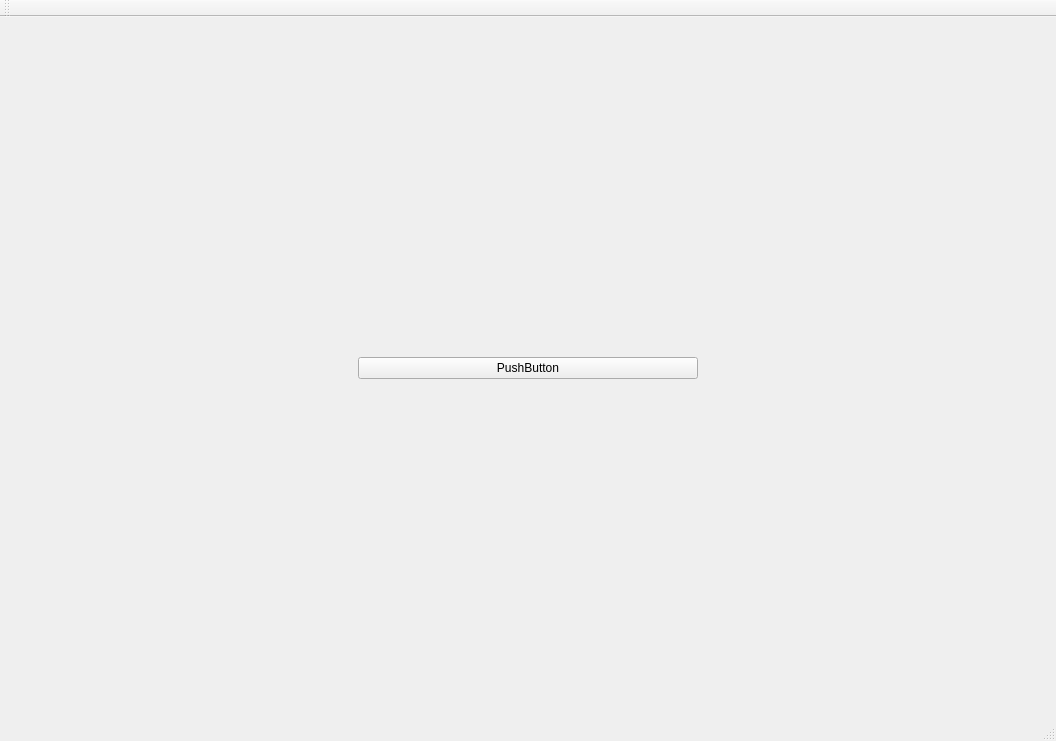
<?xml version="1.0" encoding="UTF-8"?>
<ui version="4.0">
 <class>MainWindow</class>
 <widget class="QMainWindow" name="MainWindow">
  <property name="geometry">
   <rect>
    <x>0</x>
    <y>0</y>
    <width>1056</width>
    <height>741</height>
   </rect>
  </property>
  <property name="windowTitle">
   <string>MainWindow</string>
  </property>
  <widget class="QWidget" name="centralWidget">
   <layout class="QHBoxLayout" name="horizontalLayout">
    <item>
     <widget class="QWidget" name="widget" native="true"/>
    </item>
    <item>
     <widget class="QPushButton" name="pushButton">
      <property name="text">
       <string>PushButton</string>
      </property>
     </widget>
    </item>
    <item>
     <widget class="QWidget" name="widget_2" native="true"/>
    </item>
   </layout>
  </widget>
  <widget class="QMenuBar" name="menuBar">
   <property name="geometry">
    <rect>
     <x>0</x>
     <y>0</y>
     <width>1056</width>
     <height>25</height>
    </rect>
   </property>
  </widget>
  <widget class="QToolBar" name="mainToolBar">
   <attribute name="toolBarArea">
    <enum>TopToolBarArea</enum>
   </attribute>
   <attribute name="toolBarBreak">
    <bool>false</bool>
   </attribute>
  </widget>
  <widget class="QStatusBar" name="statusBar"/>
 </widget>
 <layoutdefault spacing="6" margin="11"/>
 <resources/>
 <connections/>
</ui>
